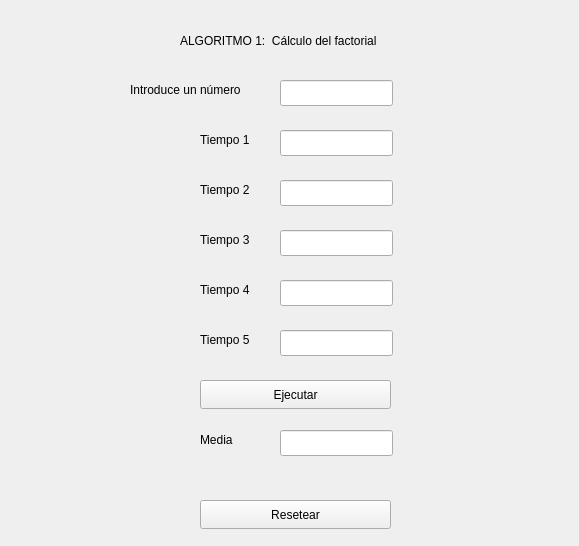
<?xml version="1.0" encoding="UTF-8"?>
<ui version="4.0">
 <class>windowFactorial</class>
 <widget class="QWidget" name="windowFactorial">
  <property name="geometry">
   <rect>
    <x>0</x>
    <y>0</y>
    <width>579</width>
    <height>546</height>
   </rect>
  </property>
  <property name="windowTitle">
   <string>Form</string>
  </property>
  <widget class="QLabel" name="label">
   <property name="geometry">
    <rect>
     <x>180</x>
     <y>30</y>
     <width>241</width>
     <height>21</height>
    </rect>
   </property>
   <property name="text">
    <string>ALGORITMO 1:  Cálculo del factorial</string>
   </property>
  </widget>
  <widget class="QLabel" name="label_2">
   <property name="geometry">
    <rect>
     <x>200</x>
     <y>130</y>
     <width>63</width>
     <height>20</height>
    </rect>
   </property>
   <property name="text">
    <string>Tiempo 1</string>
   </property>
  </widget>
  <widget class="QLabel" name="label_3">
   <property name="geometry">
    <rect>
     <x>200</x>
     <y>180</y>
     <width>63</width>
     <height>20</height>
    </rect>
   </property>
   <property name="text">
    <string>Tiempo 2</string>
   </property>
  </widget>
  <widget class="QLabel" name="label_4">
   <property name="geometry">
    <rect>
     <x>200</x>
     <y>230</y>
     <width>63</width>
     <height>20</height>
    </rect>
   </property>
   <property name="text">
    <string>Tiempo 3</string>
   </property>
  </widget>
  <widget class="QLabel" name="label_5">
   <property name="geometry">
    <rect>
     <x>200</x>
     <y>280</y>
     <width>63</width>
     <height>20</height>
    </rect>
   </property>
   <property name="text">
    <string>Tiempo 4</string>
   </property>
  </widget>
  <widget class="QLabel" name="label_6">
   <property name="geometry">
    <rect>
     <x>200</x>
     <y>330</y>
     <width>63</width>
     <height>20</height>
    </rect>
   </property>
   <property name="text">
    <string>Tiempo 5</string>
   </property>
  </widget>
  <widget class="QLineEdit" name="lineEdit_1">
   <property name="geometry">
    <rect>
     <x>280</x>
     <y>130</y>
     <width>113</width>
     <height>26</height>
    </rect>
   </property>
   <property name="readOnly">
    <bool>true</bool>
   </property>
  </widget>
  <widget class="QLineEdit" name="lineEdit_2">
   <property name="geometry">
    <rect>
     <x>280</x>
     <y>180</y>
     <width>113</width>
     <height>26</height>
    </rect>
   </property>
   <property name="readOnly">
    <bool>true</bool>
   </property>
  </widget>
  <widget class="QLineEdit" name="lineEdit_3">
   <property name="geometry">
    <rect>
     <x>280</x>
     <y>230</y>
     <width>113</width>
     <height>26</height>
    </rect>
   </property>
   <property name="readOnly">
    <bool>true</bool>
   </property>
  </widget>
  <widget class="QLineEdit" name="lineEdit_4">
   <property name="geometry">
    <rect>
     <x>280</x>
     <y>280</y>
     <width>113</width>
     <height>26</height>
    </rect>
   </property>
   <property name="readOnly">
    <bool>true</bool>
   </property>
  </widget>
  <widget class="QLineEdit" name="lineEdit_5">
   <property name="geometry">
    <rect>
     <x>280</x>
     <y>330</y>
     <width>113</width>
     <height>26</height>
    </rect>
   </property>
   <property name="readOnly">
    <bool>true</bool>
   </property>
  </widget>
  <widget class="QPushButton" name="pushButtonEjecutar">
   <property name="geometry">
    <rect>
     <x>200</x>
     <y>380</y>
     <width>191</width>
     <height>29</height>
    </rect>
   </property>
   <property name="text">
    <string>Ejecutar</string>
   </property>
  </widget>
  <widget class="QLineEdit" name="lineEditMedia">
   <property name="geometry">
    <rect>
     <x>280</x>
     <y>430</y>
     <width>113</width>
     <height>26</height>
    </rect>
   </property>
   <property name="text">
    <string/>
   </property>
   <property name="readOnly">
    <bool>true</bool>
   </property>
  </widget>
  <widget class="QLabel" name="label_7">
   <property name="geometry">
    <rect>
     <x>200</x>
     <y>430</y>
     <width>63</width>
     <height>20</height>
    </rect>
   </property>
   <property name="text">
    <string>Media</string>
   </property>
  </widget>
  <widget class="QPushButton" name="pushButtonRsetear">
   <property name="geometry">
    <rect>
     <x>200</x>
     <y>500</y>
     <width>191</width>
     <height>29</height>
    </rect>
   </property>
   <property name="text">
    <string>Resetear</string>
   </property>
  </widget>
  <widget class="QLabel" name="label_8">
   <property name="geometry">
    <rect>
     <x>130</x>
     <y>80</y>
     <width>141</width>
     <height>20</height>
    </rect>
   </property>
   <property name="text">
    <string>Introduce un número</string>
   </property>
  </widget>
  <widget class="QLineEdit" name="lineEditNumero">
   <property name="enabled">
    <bool>true</bool>
   </property>
   <property name="geometry">
    <rect>
     <x>280</x>
     <y>80</y>
     <width>113</width>
     <height>26</height>
    </rect>
   </property>
  </widget>
 </widget>
 <resources/>
 <connections/>
</ui>
